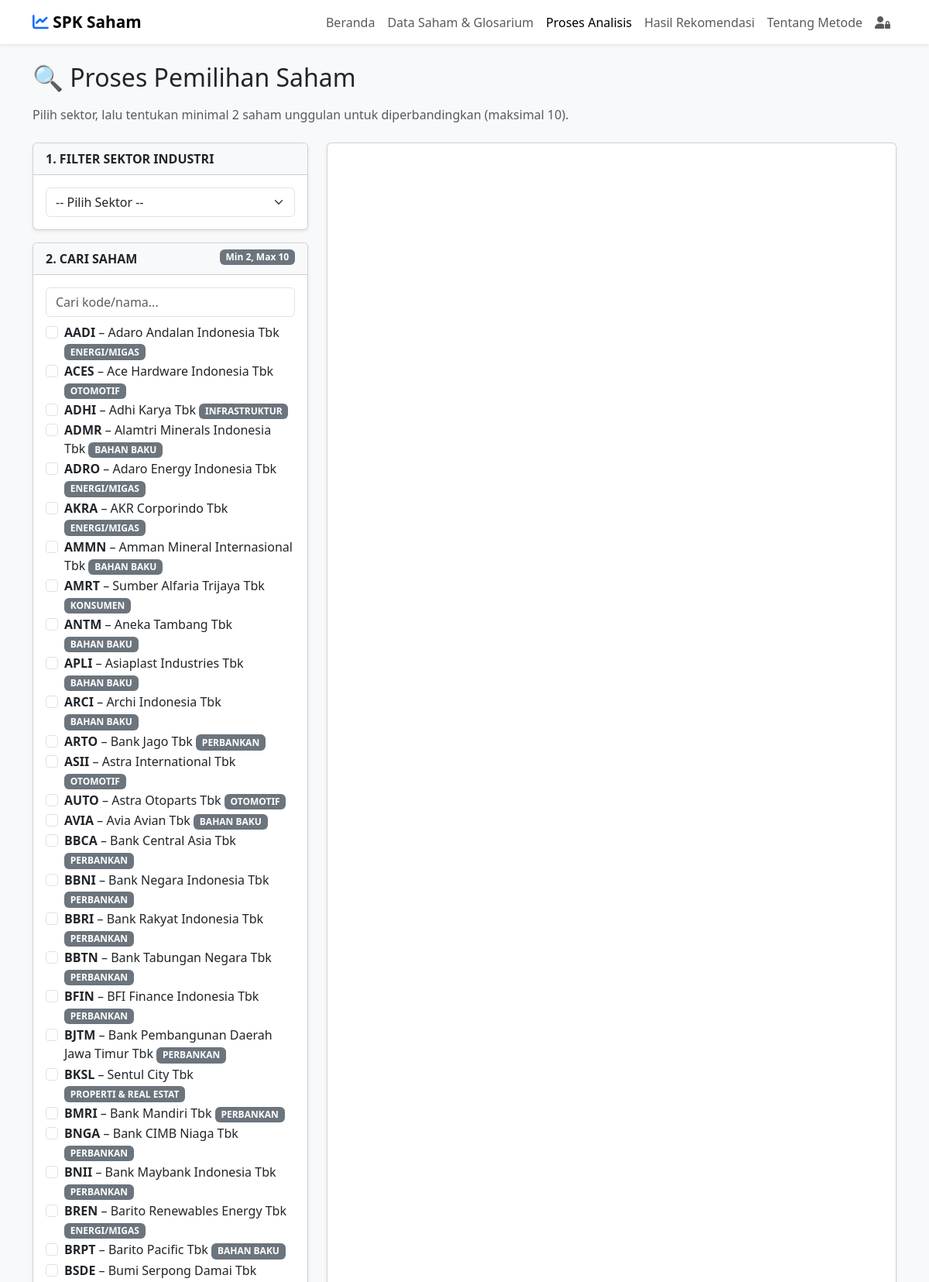
The page /proses-analisis/ (upper part) on the database its author committed.
### apps/saham/models.py (models this page shows, shortened)
class Saham(models.Model):
    kode_saham = models.CharField(max_length=10)
    nama_perusahaan = models.CharField(max_length=255)
    sektor = models.ForeignKey(Sektor, on_delete=models.CASCADE, related_name='saham_set')
    periode = models.CharField(max_length=20)
    roe = models.FloatField(verbose_name="ROE (%)")
    eps = models.FloatField(verbose_name="EPS (Rp)")
    per = models.FloatField(verbose_name="PER (x)")
    der = models.FloatField(verbose_name="DER (x)")
    bi_rate = models.FloatField(null=True, blank=True, verbose_name="BI Rate (%)", help_text="BI Rate (%)")
    created_at = models.DateTimeField(auto_now_add=True)
    updated_at = models.DateTimeField(auto_now=True)
    class Meta:
        verbose_name = "Saham"
        verbose_name_plural = "Daftar Saham"
        unique_together = ('kode_saham', 'periode')
        ordering = ['kode_saham']

### apps/sektor/models.py (models this page shows, shortened)
class Sektor(models.Model):
    nama = models.CharField(max_length=100, unique=True)
    deskripsi = models.TextField(blank=True, null=True)
    created_at = models.DateTimeField(auto_now_add=True)
    updated_at = models.DateTimeField(auto_now=True)
    class Meta:
        verbose_name = "Sektor"
        verbose_name_plural = "Daftar Sektor"
        ordering = ['nama']

### apps/landing/views.py (the view, shortened to what this page needs)
# urls.py: path('proses-analisis/', views.proses_analisis, name='proses_analisis'),
def proses_analisis(request):
    saham_list = Saham.objects.all().select_related('sektor')
    sektor_list = Sektor.objects.all()
    return render(request, 'landing/proses_analisis.html', {
        'saham_list': saham_list,
        'sektor_list': sektor_list,
        'active': 'proses'
    })

### templates/landing/proses_analisis.html (shortened to what this page needs)
{% extends 'base.html' %}
{% block content %}
<div class="container py-4">
    <h2 class="mb-3">🔍 Proses Pemilihan Saham</h2>
    <p class="text-muted">Pilih sektor, lalu tentukan minimal 2 saham unggulan untuk diperbandingkan (maksimal 10).</p>
    <form method="post" action="{% url 'proses_analisis' %}">
        <div class="row mt-4">
            <div class="col-md-4">
                <div class="card shadow-sm">
                    <div class="card-header bg-light fw-bold">1. FILTER SEKTOR INDUSTRI</div>
                    <div class="card-body">
                        <select class="form-select" id="sektorFilter" onchange="filterSaham()" name="sektor">
                            <option value="">-- Pilih Sektor --</option>
                        </select>
                    </div>
                </div>
                <div class="card shadow-sm mt-3">
                    <div class="card-header bg-light fw-bold">2. CARI SAHAM <span class="badge bg-secondary float-end">Min 2, Max 10</span></div>
                    <div class="card-body">
                        <input type="text" class="form-control mb-2" id="cariSaham" placeholder="Cari kode/nama..." oninput="filterSaham()">
                        <div id="daftarSaham">
                            {% for saham in saham_list %}
                            <div class="form-check saham-item" data-sektor="{{ saham.sektor.id }}" data-nama="{{ saham.nama_perusahaan|lower }}" data-kode="{{ saham.kode_saham|lower }}">
                                <input class="form-check-input saham-checkbox" type="checkbox" name="saham_ids" value="{{ saham.id }}" id="saham{{ saham.id }}" onchange="limitSelection()">
                                <label class="form-check-label" for="saham{{ saham.id }}">
                                    <strong>{{ saham.kode_saham }}</strong> – {{ saham.nama_perusahaan }}
                                    <span class="badge bg-secondary">{{ saham.sektor.nama|upper }}</span>
                                </label>
                            </div>
                            {% empty %}
                            <p class="text-muted">Belum ada data saham. Silakan upload CSV terlebih dahulu.</p>
                            {% endfor %}
                        </div>
                    </div>
                </div>
            </div>
            <div class="col-md-8">
                <div class="card shadow-sm h-100">
                    <div class="card-body d-flex flex-column justify-content-center align-items-center">
                    </div>
                </div>
            </div>
        </div>
    </form>
</div>
{% endblock %}

### templates/base.html (style rules this page uses)
body { font-family: 'Segoe UI', Tahoma, Geneva, Verdana, sans-serif; background-color: #f8f9fa; }

### rows shown on the page
Saham: kode_saham "AADI", nama_perusahaan "Adaro Andalan Indonesia Tbk", sektor.nama "ENERGI/MIGAS"
Saham: kode_saham "ACES", nama_perusahaan "Ace Hardware Indonesia Tbk", sektor.nama "OTOMOTIF"
Saham: kode_saham "ADHI", nama_perusahaan "Adhi Karya Tbk", sektor.nama "INFRASTRUKTUR"
Saham: kode_saham "ADMR", nama_perusahaan "Alamtri Minerals Indonesia Tbk", sektor.nama "BAHAN BAKU"
Saham: kode_saham "ADRO", nama_perusahaan "Adaro Energy Indonesia Tbk", sektor.nama "ENERGI/MIGAS"
Saham: kode_saham "AKRA", nama_perusahaan "AKR Corporindo Tbk", sektor.nama "ENERGI/MIGAS"
Saham: kode_saham "AMMN", nama_perusahaan "Amman Mineral Internasional Tbk", sektor.nama "BAHAN BAKU"
Saham: kode_saham "AMRT", nama_perusahaan "Sumber Alfaria Trijaya Tbk", sektor.nama "KONSUMEN"
Saham: kode_saham "ANTM", nama_perusahaan "Aneka Tambang Tbk", sektor.nama "BAHAN BAKU"
Saham: kode_saham "APLI", nama_perusahaan "Asiaplast Industries Tbk", sektor.nama "BAHAN BAKU"
Saham: kode_saham "ARCI", nama_perusahaan "Archi Indonesia Tbk", sektor.nama "BAHAN BAKU"
Saham: kode_saham "ARTO", nama_perusahaan "Bank Jago Tbk", sektor.nama "PERBANKAN"
Saham: kode_saham "ASII", nama_perusahaan "Astra International Tbk", sektor.nama "OTOMOTIF"
Saham: kode_saham "AUTO", nama_perusahaan "Astra Otoparts Tbk", sektor.nama "OTOMOTIF"
Saham: kode_saham "AVIA", nama_perusahaan "Avia Avian Tbk", sektor.nama "BAHAN BAKU"
Saham: kode_saham "BBCA", nama_perusahaan "Bank Central Asia Tbk", sektor.nama "PERBANKAN"
Saham: kode_saham "BBNI", nama_perusahaan "Bank Negara Indonesia Tbk", sektor.nama "PERBANKAN"
Saham: kode_saham "BBRI", nama_perusahaan "Bank Rakyat Indonesia Tbk", sektor.nama "PERBANKAN"
Saham: kode_saham "BBTN", nama_perusahaan "Bank Tabungan Negara Tbk", sektor.nama "PERBANKAN"
Saham: kode_saham "BFIN", nama_perusahaan "BFI Finance Indonesia Tbk", sektor.nama "PERBANKAN"
Saham: kode_saham "BJTM", nama_perusahaan "Bank Pembangunan Daerah Jawa Timur Tbk", sektor.nama "PERBANKAN"
Saham: kode_saham "BKSL", nama_perusahaan "Sentul City Tbk", sektor.nama "PROPERTI & REAL ESTAT"
Saham: kode_saham "BMRI", nama_perusahaan "Bank Mandiri Tbk", sektor.nama "PERBANKAN"
Saham: kode_saham "BNGA", nama_perusahaan "Bank CIMB Niaga Tbk", sektor.nama "PERBANKAN"
Saham: kode_saham "BNII", nama_perusahaan "Bank Maybank Indonesia Tbk", sektor.nama "PERBANKAN"
Saham: kode_saham "BREN", nama_perusahaan "Barito Renewables Energy Tbk", sektor.nama "ENERGI/MIGAS"
Saham: kode_saham "BRPT", nama_perusahaan "Barito Pacific Tbk", sektor.nama "BAHAN BAKU"
Saham: kode_saham "BSDE", nama_perusahaan "Bumi Serpong Damai Tbk"
